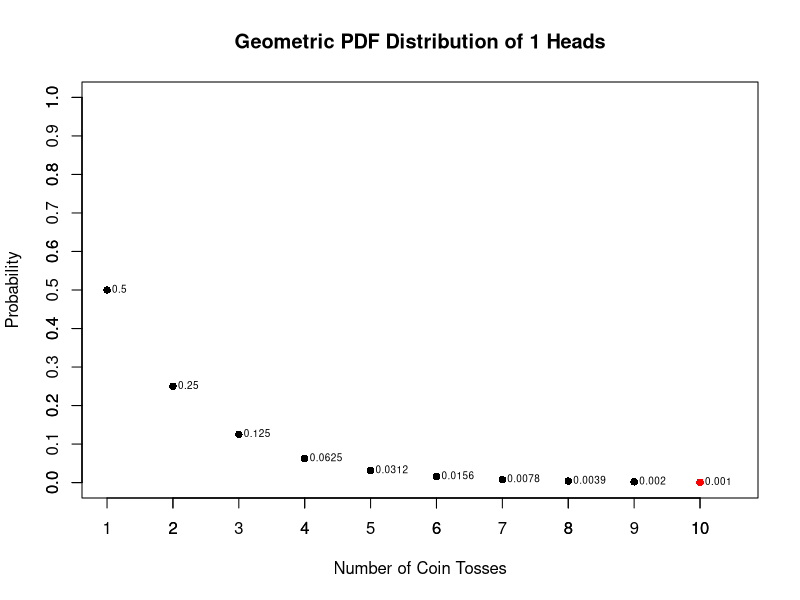
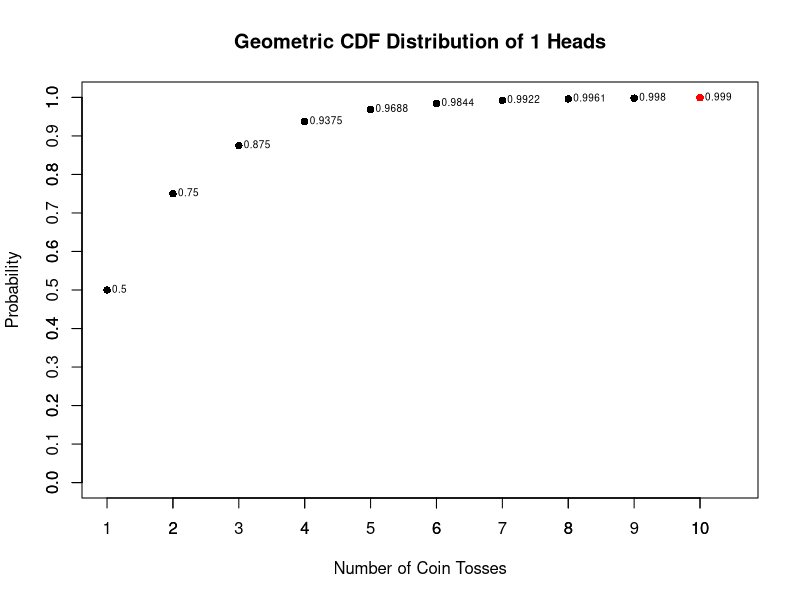
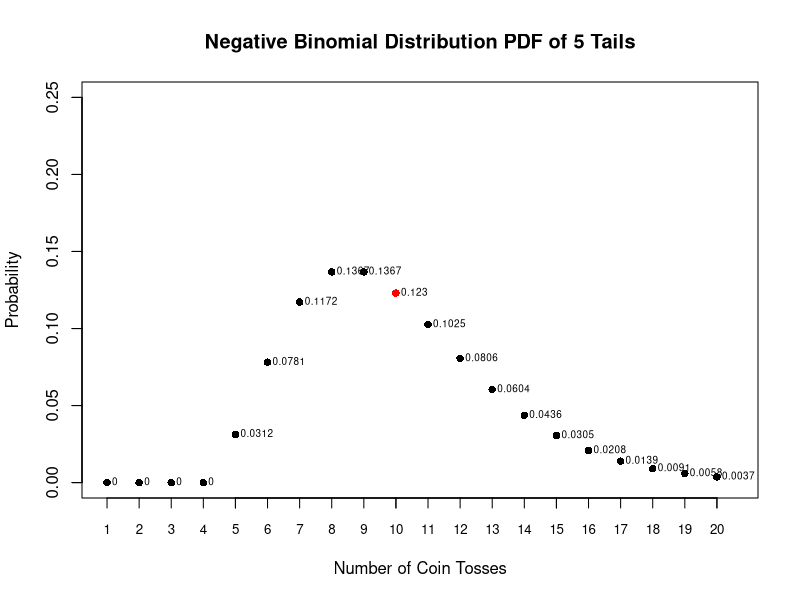
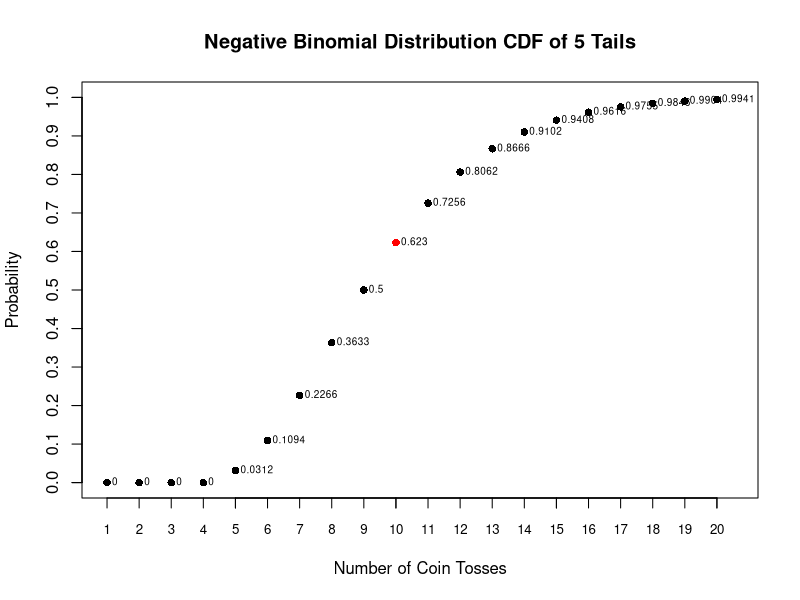
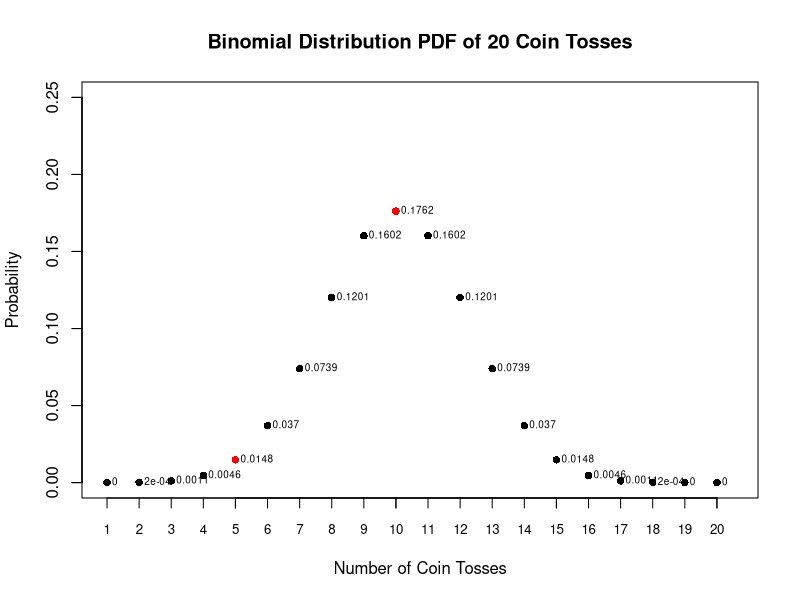
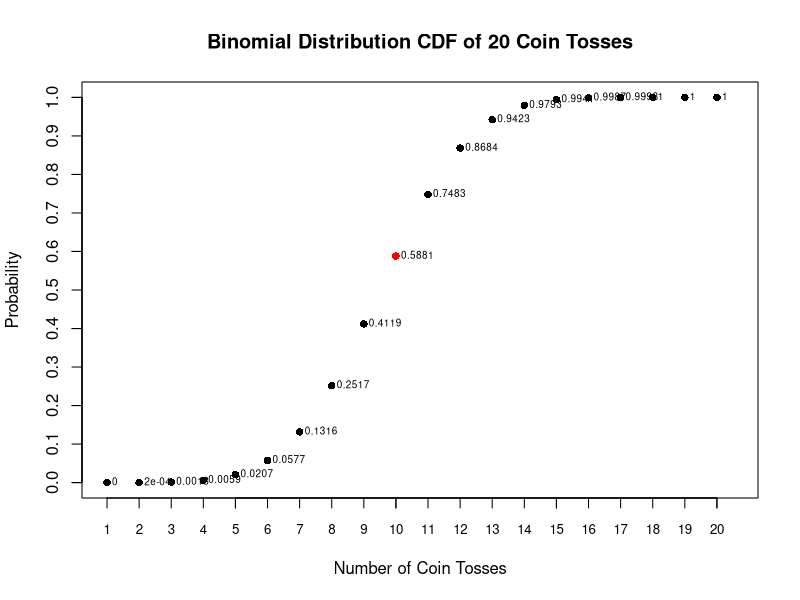
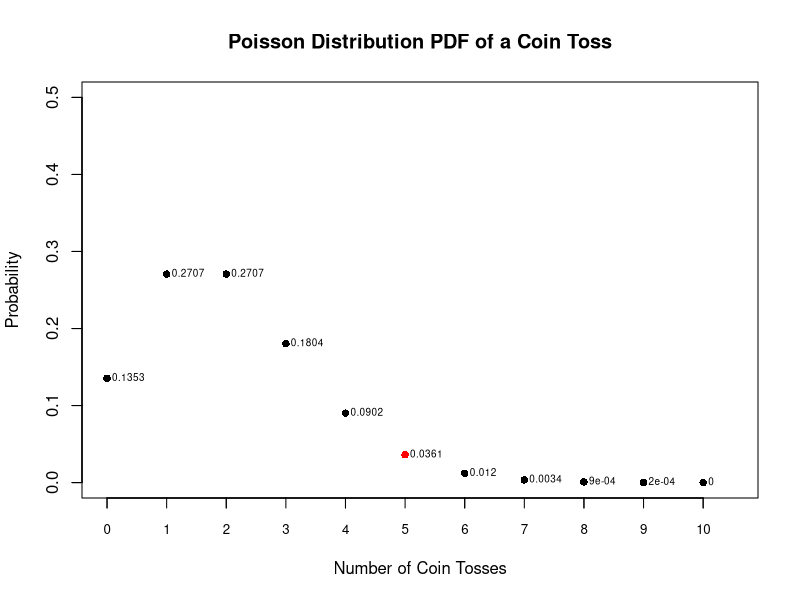
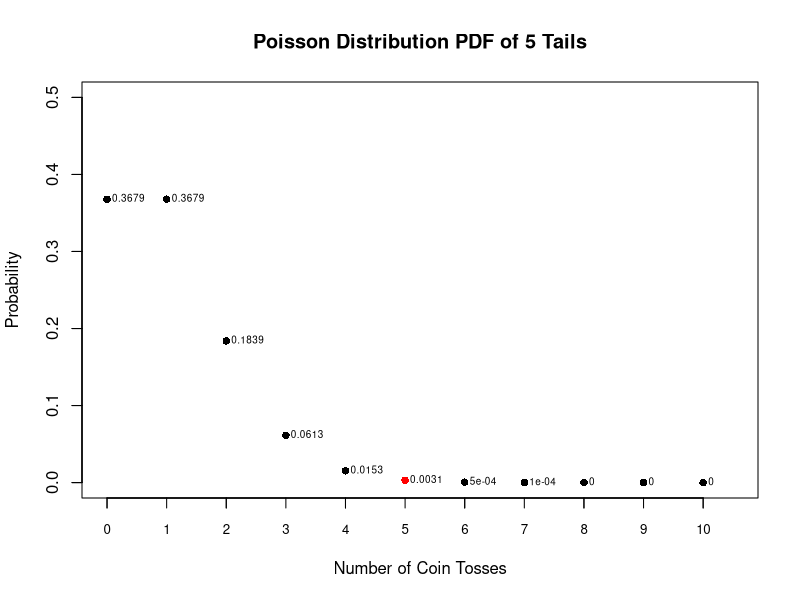

Write R code to recreate these figures, in order.
## ---- chunk 1
p <- 0.5 #probability of 50%
k <- 1:10 #10 trials
r <- 1 #one success
nb.pdf <- dnbinom(k-r,r,p) #(1-p)^(k-1)*p
plot(k, nb.pdf, main="Geometric PDF Distribution of 1 Heads", ylab="Probability", xlab="Number of Coin Tosses", ylim=c(0,1), xlim=c(1,10.5), pch=16)
axis(2, seq(0,1,0.1)) #adjusting y axis(2) ticks
axis(1, seq(1,10,1)) #adjusting X axis(1) ticks
text(nb.pdf~k, pos=4, offset=.25, cex=.6, label=round(nb.pdf,4)) #probability labels for each trial
points(10, nb.pdf[10], col="red", pch=16) #highlighting 10
## ---- chunk 2
nb.pdf[10] #probability of getting exactly 1 heads after 10 tosses
## ---- chunk 3
nb.cdf <- pnbinom(k-r,r,p) #(1-(1-p)^(k))
plot(k, nb.cdf, main="Geometric CDF Distribution of 1 Heads", ylab="Probability", xlab="Number of Coin Tosses", ylim=c(0,1), xlim=c(1,10.5), pch=16)
axis(2, seq(0,1,0.1)) #adjusting y axis(2) ticks
axis(1, seq(1,10,1)) #adjusting X axis(1) ticks
text(nb.cdf~k, pos=4, offset=.25, cex=.6, label=round(nb.cdf,4)) #probability labels for each trial
points(10, nb.cdf[10], col="red", pch=16) #highlighting 10
## ---- chunk 4
nb.cdf[10] #probability of getting at least 1 heads after 10 tosses
sum(nb.pdf[1:10]) #probability of getting at least 1 heads after 10 tosses using aggregate probability from the PDF
## ---- chunk 5
p <- 0.5 #probability of 50%
k <- 1:20 #20 trials
r <- 5 #5 success
nb.pdf <- dnbinom(k-r,r,p) #(choose(k-1,r-1)*(p^r)*(1-p)^(k-r))
plot(k, nb.pdf, main="Negative Binomial Distribution PDF of 5 Tails", ylab="Probability", xlab="Number of Coin Tosses", ylim=c(0,.25), xlim=c(1,20.5), pch=16, col.axis="white")
axis(2, seq(0,.25,0.05)) #adjusting y axis(2) ticks
axis(1, seq(1,20,1), cex.axis=.8) #adjusting X axis(1) ticks
text(nb.pdf~k, pos=4, offset=.25, cex=.6, label=round(nb.pdf,4)) #probability labels for each trial
points(10, nb.pdf[10], col="red", pch=16) #highlighting 10
## ---- chunk 6
nb.pdf[10] #probability of getting exactly 5 tails after 10 tosses
## ---- chunk 7
nb.cdf <- pnbinom(k-r,r,p) #I don't like beta functions
plot(k, nb.cdf, main="Negative Binomial Distribution CDF of 5 Tails", ylab="Probability", xlab="Number of Coin Tosses", ylim=c(0,1), xlim=c(1,20.5), pch=16, col.axis="white")
axis(2, seq(0,1,0.1)) #adjusting y axis(2) ticks
axis(1, seq(1,20,1), cex.axis=.8) #adjusting X axis(1) ticks
text(nb.cdf~k, pos=4, offset=.25, cex=.6, label=round(nb.cdf,4)) #probability labels for each trial
points(10, nb.cdf[10], col="red", pch=16) #highlighting 10
## ---- chunk 8
nb.cdf[10] #probability of getting at least 5 tails after 10 tosses
## ---- chunk 9
p <- 0.5 #probability of 50%
k <- 1:20 #number of successes
r <- 20 #20 trials
b.pdf <- dbinom(k,r,p) #(choose(k,r))*(p^r)*(1-p)^(k-r)
plot(k, b.pdf, main="Binomial Distribution PDF of 20 Coin Tosses", ylab="Probability", xlab="Number of Coin Tosses", ylim=c(0,.25), xlim=c(1,20.5), pch=16, col.axis="white")
axis(2, seq(0,.25,0.05)) #adjusting y axis(2) ticks
axis(1, seq(1,20,1), cex.axis=.8) #adjusting X axis(1) ticks
text(b.pdf~k, pos=4, offset=.25, cex=.6, label=round(b.pdf,4)) #probability labels for each trial
points(10, b.pdf[10], col="red", pch=16) #highlighting 10
points(5, b.pdf[5], col="red", pch=16) #highlighting 5
## ---- chunk 10
b.pdf[10] #probability of getting exactly 10 tails from 20 tosses
b.pdf[5] #probability of getting exactly 5 tails from 20 tosses
## ---- chunk 11
b.cdf <- pbinom(k,r,p) #I don't like beta functions
plot(k, b.cdf, main="Binomial Distribution CDF of 20 Coin Tosses", ylab="Probability", xlab="Number of Coin Tosses", ylim=c(0,1), xlim=c(1,20.5), pch=16, col.axis="white")
axis(2, seq(0,1,0.1)) #adjusting y axis(2) ticks
axis(1, seq(1,20,1), cex.axis=.8) #adjusting X axis(1) ticks
text(b.cdf~k, pos=4, offset=.25, cex=.6, label=round(b.cdf,4)) #probability labels for each trial
points(10, b.cdf[10], col="red", pch=16) #highlighting 10
## ---- chunk 12
b.cdf[10] #probability of getting at least 10 tails from 20 tosses
## ---- chunk 13
q <- 0:10 #number of occurrences
lambda <- 2 #expected rate of occurrences
p.pdf <- dpois(q,lambda)
plot(q, p.pdf, main="Poisson Distribution PDF of a Coin Toss", ylab="Probability", xlab="Number of Coin Tosses", ylim=c(0,0.5), xlim=c(0,10.5), pch=16, col.axis="white")
axis(2, seq(0,0.5,0.1)) #adjusting y axis(2) ticks
axis(1, seq(0,10,1), cex.axis=.8) #adjusting X axis(1) ticks
text(p.pdf~q, pos=4, offset=.25, cex=.6, label=round(p.pdf,4))
points(5, p.pdf[6], col="red", pch=16) #highlighting 5
## ---- chunk 14
p.pdf[6] #probability of observing exactly 5 coin tosses
## ---- chunk 15
q <- 0:10 #number of occurrences
lambda <- 2*0.5 #expected rate of occurrences
p.pdf <- dpois(q,lambda)
plot(q, p.pdf, main="Poisson Distribution PDF of 5 Tails", ylab="Probability", xlab="Number of Coin Tosses", ylim=c(0,0.5), xlim=c(0,10.5), pch=16, col.axis="white")
axis(2, seq(0,0.5,0.1)) #adjusting y axis(2) ticks
axis(1, seq(0,10,1), cex.axis=.8) #adjusting X axis(1) ticks
text(p.pdf~q, pos=4, offset=.25, cex=.6, label=round(p.pdf,4))
points(5, p.pdf[6], col="red", pch=16) #highlighting 5
## ---- chunk 16
p.pdf[6] #probability of observing exactly 5 tails
## ---- chunk 17
p.cdf <- ppois(q,lambda)
plot(q, p.cdf, main="Poisson Distribution CDF of a Coin Toss", ylab="Probability", xlab="Number of Coin Tosses", ylim=c(0,1), xlim=c(0,10.5), pch=16, col.axis="white")
axis(2, seq(0,1,0.1)) #adjusting y axis(2) ticks
axis(1, seq(0,10,1), cex.axis=.8) #adjusting X axis(1) ticks
text(p.cdf~q, pos=4, offset=.25, cex=.6, label=round(p.cdf,4))
points(5, p.cdf[6], col="red", pch=16) #highlighting 5
## ---- chunk 18
p.cdf[6] #probability of observing up to 5 tails
